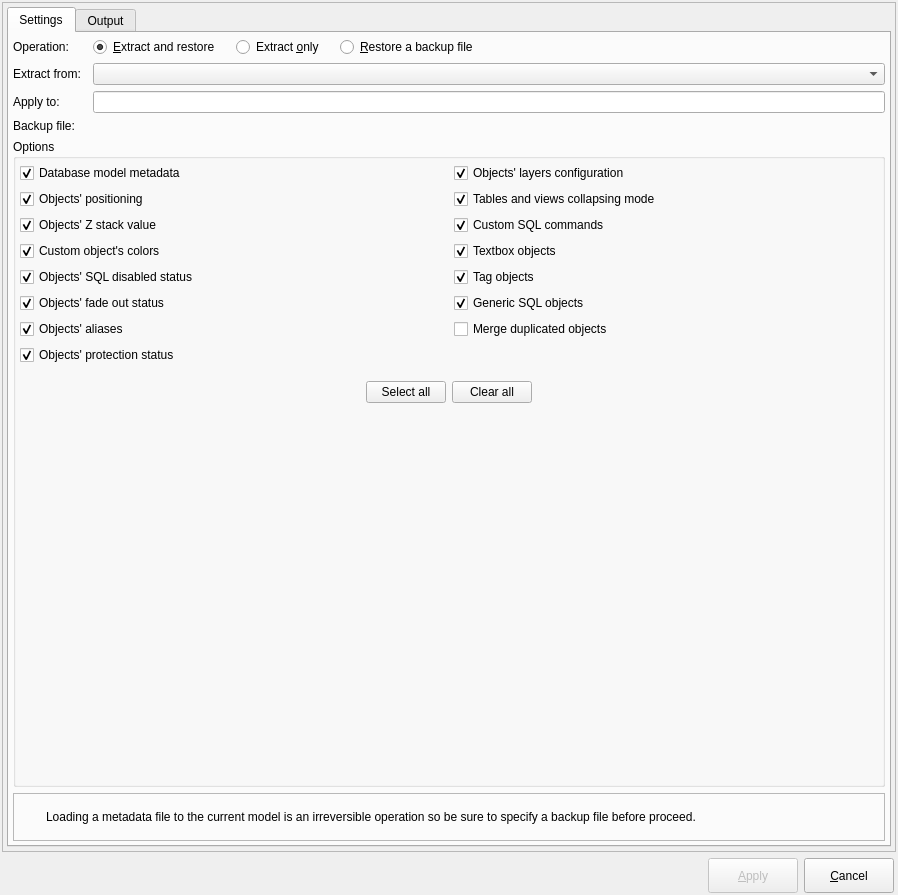
<?xml version="1.0" encoding="UTF-8"?>
<ui version="4.0">
 <class>MetadataHandlingForm</class>
 <widget class="QWidget" name="MetadataHandlingForm">
  <property name="geometry">
   <rect>
    <x>0</x>
    <y>0</y>
    <width>898</width>
    <height>895</height>
   </rect>
  </property>
  <property name="windowTitle">
   <string>Handle metadata</string>
  </property>
  <property name="windowIcon">
   <iconset resource="../res/resources.qrc">
    <normaloff>:/icons/icons/pgsqlModeler48x48.png</normaloff>:/icons/icons/pgsqlModeler48x48.png</iconset>
  </property>
  <layout class="QGridLayout" name="gridLayout_2">
   <property name="leftMargin">
    <number>2</number>
   </property>
   <property name="topMargin">
    <number>2</number>
   </property>
   <property name="rightMargin">
    <number>2</number>
   </property>
   <property name="bottomMargin">
    <number>2</number>
   </property>
   <item row="1" column="0">
    <widget class="QLabel" name="label">
     <property name="sizePolicy">
      <sizepolicy hsizetype="Preferred" vsizetype="Fixed">
       <horstretch>0</horstretch>
       <verstretch>0</verstretch>
      </sizepolicy>
     </property>
     <property name="text">
      <string/>
     </property>
     <property name="pixmap">
      <pixmap resource="../res/resources.qrc">:/images/images/pgmodeler_name.png</pixmap>
     </property>
    </widget>
   </item>
   <item row="1" column="1">
    <layout class="QHBoxLayout" name="horizontalLayout">
     <property name="sizeConstraint">
      <enum>QLayout::SetDefaultConstraint</enum>
     </property>
     <property name="rightMargin">
      <number>2</number>
     </property>
     <item>
      <spacer name="hspacer">
       <property name="orientation">
        <enum>Qt::Horizontal</enum>
       </property>
       <property name="sizeType">
        <enum>QSizePolicy::Expanding</enum>
       </property>
       <property name="sizeHint" stdset="0">
        <size>
         <width>200</width>
         <height>27</height>
        </size>
       </property>
      </spacer>
     </item>
     <item>
      <widget class="QPushButton" name="apply_btn">
       <property name="enabled">
        <bool>false</bool>
       </property>
       <property name="sizePolicy">
        <sizepolicy hsizetype="Preferred" vsizetype="Fixed">
         <horstretch>0</horstretch>
         <verstretch>0</verstretch>
        </sizepolicy>
       </property>
       <property name="minimumSize">
        <size>
         <width>90</width>
         <height>35</height>
        </size>
       </property>
       <property name="maximumSize">
        <size>
         <width>16777215</width>
         <height>16777215</height>
        </size>
       </property>
       <property name="text">
        <string>&amp;Apply</string>
       </property>
       <property name="icon">
        <iconset resource="../res/resources.qrc">
         <normaloff>:/icons/icons/confirm.png</normaloff>:/icons/icons/confirm.png</iconset>
       </property>
       <property name="iconSize">
        <size>
         <width>22</width>
         <height>22</height>
        </size>
       </property>
       <property name="default">
        <bool>true</bool>
       </property>
      </widget>
     </item>
     <item>
      <widget class="QPushButton" name="cancel_btn">
       <property name="sizePolicy">
        <sizepolicy hsizetype="Preferred" vsizetype="Fixed">
         <horstretch>0</horstretch>
         <verstretch>0</verstretch>
        </sizepolicy>
       </property>
       <property name="minimumSize">
        <size>
         <width>90</width>
         <height>35</height>
        </size>
       </property>
       <property name="maximumSize">
        <size>
         <width>16777215</width>
         <height>16777215</height>
        </size>
       </property>
       <property name="text">
        <string>&amp;Cancel</string>
       </property>
       <property name="icon">
        <iconset resource="../res/resources.qrc">
         <normaloff>:/icons/icons/close1.png</normaloff>:/icons/icons/close1.png</iconset>
       </property>
       <property name="iconSize">
        <size>
         <width>22</width>
         <height>22</height>
        </size>
       </property>
       <property name="flat">
        <bool>false</bool>
       </property>
      </widget>
     </item>
    </layout>
   </item>
   <item row="0" column="0" colspan="2">
    <widget class="QFrame" name="frame">
     <property name="frameShape">
      <enum>QFrame::StyledPanel</enum>
     </property>
     <property name="frameShadow">
      <enum>QFrame::Raised</enum>
     </property>
     <layout class="QGridLayout" name="gridLayout">
      <property name="leftMargin">
       <number>4</number>
      </property>
      <property name="topMargin">
       <number>4</number>
      </property>
      <property name="rightMargin">
       <number>4</number>
      </property>
      <property name="bottomMargin">
       <number>4</number>
      </property>
      <item row="0" column="0">
       <widget class="QTabWidget" name="settings_tbw">
        <property name="sizePolicy">
         <sizepolicy hsizetype="Expanding" vsizetype="Expanding">
          <horstretch>0</horstretch>
          <verstretch>0</verstretch>
         </sizepolicy>
        </property>
        <property name="currentIndex">
         <number>0</number>
        </property>
        <widget class="QWidget" name="tab">
         <attribute name="title">
          <string>Settings</string>
         </attribute>
         <layout class="QGridLayout" name="settings_grid">
          <property name="leftMargin">
           <number>4</number>
          </property>
          <property name="topMargin">
           <number>4</number>
          </property>
          <property name="rightMargin">
           <number>4</number>
          </property>
          <property name="bottomMargin">
           <number>4</number>
          </property>
          <item row="3" column="0">
           <widget class="QLabel" name="extract_from_lbl">
            <property name="text">
             <string>Extract from:</string>
            </property>
           </widget>
          </item>
          <item row="10" column="0" colspan="3">
           <widget class="QFrame" name="message_frm">
            <property name="sizePolicy">
             <sizepolicy hsizetype="Preferred" vsizetype="Fixed">
              <horstretch>0</horstretch>
              <verstretch>0</verstretch>
             </sizepolicy>
            </property>
            <property name="minimumSize">
             <size>
              <width>0</width>
              <height>48</height>
             </size>
            </property>
            <property name="frameShape">
             <enum>QFrame::StyledPanel</enum>
            </property>
            <property name="frameShadow">
             <enum>QFrame::Raised</enum>
            </property>
            <layout class="QGridLayout" name="gridLayout_5">
             <property name="leftMargin">
              <number>2</number>
             </property>
             <property name="topMargin">
              <number>2</number>
             </property>
             <property name="rightMargin">
              <number>2</number>
             </property>
             <property name="bottomMargin">
              <number>2</number>
             </property>
             <item row="0" column="0">
              <widget class="QLabel" name="label_4">
               <property name="minimumSize">
                <size>
                 <width>24</width>
                 <height>24</height>
                </size>
               </property>
               <property name="maximumSize">
                <size>
                 <width>24</width>
                 <height>24</height>
                </size>
               </property>
               <property name="text">
                <string/>
               </property>
               <property name="textFormat">
                <enum>Qt::AutoText</enum>
               </property>
               <property name="pixmap">
                <pixmap resource="../res/resources.qrc">:/icons/icons/alert.png</pixmap>
               </property>
               <property name="scaledContents">
                <bool>true</bool>
               </property>
              </widget>
             </item>
             <item row="0" column="1">
              <widget class="QLabel" name="message_lbl">
               <property name="sizePolicy">
                <sizepolicy hsizetype="Preferred" vsizetype="Expanding">
                 <horstretch>0</horstretch>
                 <verstretch>0</verstretch>
                </sizepolicy>
               </property>
               <property name="font">
                <font>
                 <weight>50</weight>
                 <italic>false</italic>
                 <bold>false</bold>
                 <underline>false</underline>
                 <strikeout>false</strikeout>
                 <kerning>true</kerning>
                </font>
               </property>
               <property name="text">
                <string>Loading a metadata file to the current model is an irreversible operation so be sure to specify a backup file before proceed.</string>
               </property>
               <property name="wordWrap">
                <bool>true</bool>
               </property>
              </widget>
             </item>
            </layout>
           </widget>
          </item>
          <item row="8" column="0" colspan="3">
           <widget class="QGroupBox" name="options_grp">
            <property name="sizePolicy">
             <sizepolicy hsizetype="Preferred" vsizetype="Expanding">
              <horstretch>0</horstretch>
              <verstretch>0</verstretch>
             </sizepolicy>
            </property>
            <property name="title">
             <string>Options</string>
            </property>
            <layout class="QGridLayout" name="gridLayout_4">
             <property name="leftMargin">
              <number>4</number>
             </property>
             <property name="topMargin">
              <number>4</number>
             </property>
             <property name="rightMargin">
              <number>4</number>
             </property>
             <property name="horizontalSpacing">
              <number>10</number>
             </property>
             <item row="7" column="0">
              <widget class="QCheckBox" name="objs_aliases_chk">
               <property name="sizePolicy">
                <sizepolicy hsizetype="Preferred" vsizetype="Fixed">
                 <horstretch>0</horstretch>
                 <verstretch>0</verstretch>
                </sizepolicy>
               </property>
               <property name="toolTip">
                <string>&lt;p&gt;Handles the objects' aliases  in the metadata file. Only for graphical objects and table's children objects.&lt;/p&gt;</string>
               </property>
               <property name="statusTip">
                <string/>
               </property>
               <property name="text">
                <string>Objects' aliases</string>
               </property>
               <property name="checked">
                <bool>true</bool>
               </property>
              </widget>
             </item>
             <item row="3" column="0">
              <widget class="QCheckBox" name="objs_z_stack_value_chk">
               <property name="sizePolicy">
                <sizepolicy hsizetype="Preferred" vsizetype="Fixed">
                 <horstretch>0</horstretch>
                 <verstretch>0</verstretch>
                </sizepolicy>
               </property>
               <property name="toolTip">
                <string>Handles the objects' z stack value in the metadata file.</string>
               </property>
               <property name="statusTip">
                <string/>
               </property>
               <property name="text">
                <string>Objects' Z stack value</string>
               </property>
               <property name="checked">
                <bool>true</bool>
               </property>
              </widget>
             </item>
             <item row="14" column="0" colspan="2">
              <widget class="QWidget" name="widget" native="true">
               <property name="minimumSize">
                <size>
                 <width>0</width>
                 <height>0</height>
                </size>
               </property>
               <layout class="QHBoxLayout" name="horizontalLayout_2">
                <property name="spacing">
                 <number>6</number>
                </property>
                <property name="leftMargin">
                 <number>0</number>
                </property>
                <property name="topMargin">
                 <number>10</number>
                </property>
                <property name="rightMargin">
                 <number>0</number>
                </property>
                <property name="bottomMargin">
                 <number>0</number>
                </property>
                <item>
                 <spacer name="horizontalSpacer_4">
                  <property name="orientation">
                   <enum>Qt::Horizontal</enum>
                  </property>
                  <property name="sizeHint" stdset="0">
                   <size>
                    <width>40</width>
                    <height>20</height>
                   </size>
                  </property>
                 </spacer>
                </item>
                <item>
                 <widget class="QPushButton" name="select_all_btn">
                  <property name="sizePolicy">
                   <sizepolicy hsizetype="Preferred" vsizetype="Fixed">
                    <horstretch>0</horstretch>
                    <verstretch>0</verstretch>
                   </sizepolicy>
                  </property>
                  <property name="text">
                   <string>Select all</string>
                  </property>
                 </widget>
                </item>
                <item>
                 <widget class="QPushButton" name="clear_all_btn">
                  <property name="sizePolicy">
                   <sizepolicy hsizetype="Preferred" vsizetype="Fixed">
                    <horstretch>0</horstretch>
                    <verstretch>0</verstretch>
                   </sizepolicy>
                  </property>
                  <property name="text">
                   <string>Clear all</string>
                  </property>
                 </widget>
                </item>
                <item>
                 <spacer name="horizontalSpacer_5">
                  <property name="orientation">
                   <enum>Qt::Horizontal</enum>
                  </property>
                  <property name="sizeHint" stdset="0">
                   <size>
                    <width>40</width>
                    <height>20</height>
                   </size>
                  </property>
                 </spacer>
                </item>
               </layout>
              </widget>
             </item>
             <item row="0" column="0">
              <widget class="QCheckBox" name="db_metadata_chk">
               <property name="sizePolicy">
                <sizepolicy hsizetype="Preferred" vsizetype="Fixed">
                 <horstretch>0</horstretch>
                 <verstretch>0</verstretch>
                </sizepolicy>
               </property>
               <property name="toolTip">
                <string>&lt;p&gt;Handles the following database model attributes in the metadata file: author, zoom factor, last position and default objects.&lt;/p&gt;</string>
               </property>
               <property name="statusTip">
                <string/>
               </property>
               <property name="text">
                <string>Database model metadata</string>
               </property>
               <property name="checked">
                <bool>true</bool>
               </property>
              </widget>
             </item>
             <item row="5" column="0">
              <widget class="QCheckBox" name="objs_sql_disabled_chk">
               <property name="sizePolicy">
                <sizepolicy hsizetype="Preferred" vsizetype="Fixed">
                 <horstretch>0</horstretch>
                 <verstretch>0</verstretch>
                </sizepolicy>
               </property>
               <property name="toolTip">
                <string>Handles the objects' SQL disabled status in the metadata file.</string>
               </property>
               <property name="statusTip">
                <string/>
               </property>
               <property name="text">
                <string>Objects' SQL disabled status</string>
               </property>
               <property name="checked">
                <bool>true</bool>
               </property>
              </widget>
             </item>
             <item row="1" column="1">
              <widget class="QCheckBox" name="objs_collapse_mode_chk">
               <property name="sizePolicy">
                <sizepolicy hsizetype="Preferred" vsizetype="Fixed">
                 <horstretch>0</horstretch>
                 <verstretch>0</verstretch>
                </sizepolicy>
               </property>
               <property name="toolTip">
                <string>Handles the tables' and views' collapsing mode in the metadata file.</string>
               </property>
               <property name="statusTip">
                <string/>
               </property>
               <property name="text">
                <string>Tables and views collapsing mode</string>
               </property>
               <property name="checked">
                <bool>true</bool>
               </property>
              </widget>
             </item>
             <item row="6" column="0">
              <widget class="QCheckBox" name="objs_fadedout_chk">
               <property name="sizePolicy">
                <sizepolicy hsizetype="Preferred" vsizetype="Fixed">
                 <horstretch>0</horstretch>
                 <verstretch>0</verstretch>
                </sizepolicy>
               </property>
               <property name="toolTip">
                <string>Handles the objects' fade out status in the metadata file.</string>
               </property>
               <property name="statusTip">
                <string/>
               </property>
               <property name="text">
                <string>Objects' fade out status</string>
               </property>
               <property name="checked">
                <bool>true</bool>
               </property>
              </widget>
             </item>
             <item row="4" column="0">
              <widget class="QCheckBox" name="custom_colors_chk">
               <property name="sizePolicy">
                <sizepolicy hsizetype="Preferred" vsizetype="Fixed">
                 <horstretch>0</horstretch>
                 <verstretch>0</verstretch>
                </sizepolicy>
               </property>
               <property name="toolTip">
                <string>&lt;p&gt;Handles the objects' custom colors in the metadata file. Currently available only for relationships and schemas.&lt;/p&gt;</string>
               </property>
               <property name="statusTip">
                <string/>
               </property>
               <property name="text">
                <string>Custom object's colors</string>
               </property>
               <property name="checked">
                <bool>true</bool>
               </property>
              </widget>
             </item>
             <item row="15" column="0" colspan="2">
              <spacer name="verticalSpacer">
               <property name="orientation">
                <enum>Qt::Vertical</enum>
               </property>
               <property name="sizeHint" stdset="0">
                <size>
                 <width>20</width>
                 <height>40</height>
                </size>
               </property>
              </spacer>
             </item>
             <item row="1" column="0">
              <widget class="QCheckBox" name="objs_positioning_chk">
               <property name="sizePolicy">
                <sizepolicy hsizetype="Preferred" vsizetype="Fixed">
                 <horstretch>0</horstretch>
                 <verstretch>0</verstretch>
                </sizepolicy>
               </property>
               <property name="toolTip">
                <string>Handles the objects' positioning in the metadata file.</string>
               </property>
               <property name="statusTip">
                <string/>
               </property>
               <property name="text">
                <string>Objects' positioning</string>
               </property>
               <property name="checked">
                <bool>true</bool>
               </property>
              </widget>
             </item>
             <item row="8" column="0">
              <widget class="QCheckBox" name="objs_protection_chk">
               <property name="sizePolicy">
                <sizepolicy hsizetype="Preferred" vsizetype="Fixed">
                 <horstretch>0</horstretch>
                 <verstretch>0</verstretch>
                </sizepolicy>
               </property>
               <property name="toolTip">
                <string>Handles the objects' protection status in the metadata file.</string>
               </property>
               <property name="statusTip">
                <string/>
               </property>
               <property name="text">
                <string>Objects' protection status</string>
               </property>
               <property name="checked">
                <bool>true</bool>
               </property>
              </widget>
             </item>
             <item row="0" column="1">
              <widget class="QCheckBox" name="objs_layers_config_chk">
               <property name="toolTip">
                <string>Handles the objects' layers attributes in the metadata file.</string>
               </property>
               <property name="text">
                <string>Objects' layers configuration</string>
               </property>
               <property name="checked">
                <bool>true</bool>
               </property>
              </widget>
             </item>
             <item row="3" column="1">
              <widget class="QCheckBox" name="custom_sql_chk">
               <property name="sizePolicy">
                <sizepolicy hsizetype="Preferred" vsizetype="Fixed">
                 <horstretch>0</horstretch>
                 <verstretch>0</verstretch>
                </sizepolicy>
               </property>
               <property name="toolTip">
                <string>Handles the objects' custom SQL commands in the metadata file.</string>
               </property>
               <property name="statusTip">
                <string/>
               </property>
               <property name="text">
                <string>Custom SQL commands</string>
               </property>
               <property name="checked">
                <bool>true</bool>
               </property>
              </widget>
             </item>
             <item row="4" column="1">
              <widget class="QCheckBox" name="textbox_objs_chk">
               <property name="sizePolicy">
                <sizepolicy hsizetype="Preferred" vsizetype="Fixed">
                 <horstretch>0</horstretch>
                 <verstretch>0</verstretch>
                </sizepolicy>
               </property>
               <property name="toolTip">
                <string>&lt;p&gt;Save textboxes to the output file when extracting metadata. When loading the file, the textboxes are recreated and duplicated ones are ignored.&lt;/p&gt;</string>
               </property>
               <property name="statusTip">
                <string/>
               </property>
               <property name="text">
                <string>Textbox objects</string>
               </property>
               <property name="checked">
                <bool>true</bool>
               </property>
              </widget>
             </item>
             <item row="5" column="1">
              <widget class="QCheckBox" name="tag_objs_chk">
               <property name="sizePolicy">
                <sizepolicy hsizetype="Preferred" vsizetype="Fixed">
                 <horstretch>0</horstretch>
                 <verstretch>0</verstretch>
                </sizepolicy>
               </property>
               <property name="toolTip">
                <string>&lt;p&gt;Save tags to the output file when extracting metadata. When loading the file, the tags are recreated and duplicated ones are ignored.&lt;/p&gt;</string>
               </property>
               <property name="statusTip">
                <string/>
               </property>
               <property name="text">
                <string>Tag objects</string>
               </property>
               <property name="checked">
                <bool>true</bool>
               </property>
              </widget>
             </item>
             <item row="6" column="1">
              <widget class="QCheckBox" name="generic_sql_objs_chk">
               <property name="sizePolicy">
                <sizepolicy hsizetype="Preferred" vsizetype="Fixed">
                 <horstretch>0</horstretch>
                 <verstretch>0</verstretch>
                </sizepolicy>
               </property>
               <property name="toolTip">
                <string>&lt;p&gt;Save generic SQL objects to the output file when extracting metadata. When loading the file, the objects are recreated and duplicated ones are ignored.&lt;/p&gt;</string>
               </property>
               <property name="statusTip">
                <string/>
               </property>
               <property name="text">
                <string>Generic SQL objects</string>
               </property>
               <property name="checked">
                <bool>true</bool>
               </property>
              </widget>
             </item>
             <item row="7" column="1">
              <widget class="QCheckBox" name="merge_dup_objs_chk">
               <property name="toolTip">
                <string>&lt;p&gt;Textboxes, tags, and generic SQL objects from the metadata file will be merged into the ones that already exist in the database model.&lt;/p&gt;</string>
               </property>
               <property name="text">
                <string>Merge duplicated objects</string>
               </property>
              </widget>
             </item>
            </layout>
           </widget>
          </item>
          <item row="6" column="0">
           <widget class="QLabel" name="label_2">
            <property name="text">
             <string>Backup file:</string>
            </property>
           </widget>
          </item>
          <item row="3" column="2">
           <widget class="QComboBox" name="extract_from_cmb"/>
          </item>
          <item row="0" column="0">
           <widget class="QLabel" name="label_3">
            <property name="text">
             <string>Operation:</string>
            </property>
           </widget>
          </item>
          <item row="0" column="2">
           <layout class="QHBoxLayout" name="horizontalLayout_4">
            <item>
             <widget class="QRadioButton" name="extract_restore_rb">
              <property name="sizePolicy">
               <sizepolicy hsizetype="Preferred" vsizetype="Fixed">
                <horstretch>0</horstretch>
                <verstretch>0</verstretch>
               </sizepolicy>
              </property>
              <property name="toolTip">
               <string>&lt;p&gt;Extracts the objects' metadata from the loaded models and apply to the current focused model. A backup file can be specified to where the focused model's current metadata will be saved.&lt;/p&gt;</string>
              </property>
              <property name="statusTip">
               <string/>
              </property>
              <property name="text">
               <string>&amp;Extract and restore</string>
              </property>
              <property name="checked">
               <bool>true</bool>
              </property>
             </widget>
            </item>
            <item>
             <spacer name="horizontalSpacer_2">
              <property name="orientation">
               <enum>Qt::Horizontal</enum>
              </property>
              <property name="sizeType">
               <enum>QSizePolicy::Fixed</enum>
              </property>
              <property name="sizeHint" stdset="0">
               <size>
                <width>10</width>
                <height>20</height>
               </size>
              </property>
             </spacer>
            </item>
            <item>
             <widget class="QRadioButton" name="extract_only_rb">
              <property name="sizePolicy">
               <sizepolicy hsizetype="Preferred" vsizetype="Fixed">
                <horstretch>0</horstretch>
                <verstretch>0</verstretch>
               </sizepolicy>
              </property>
              <property name="toolTip">
               <string>&lt;p&gt;Extracts the objects metadata from one of the loaded models saving the info to a backup file.&lt;/p&gt;</string>
              </property>
              <property name="statusTip">
               <string/>
              </property>
              <property name="text">
               <string>Extract &amp;only</string>
              </property>
              <property name="checked">
               <bool>false</bool>
              </property>
             </widget>
            </item>
            <item>
             <spacer name="horizontalSpacer_3">
              <property name="orientation">
               <enum>Qt::Horizontal</enum>
              </property>
              <property name="sizeType">
               <enum>QSizePolicy::Fixed</enum>
              </property>
              <property name="sizeHint" stdset="0">
               <size>
                <width>10</width>
                <height>20</height>
               </size>
              </property>
             </spacer>
            </item>
            <item>
             <widget class="QRadioButton" name="restore_rb">
              <property name="sizePolicy">
               <sizepolicy hsizetype="Preferred" vsizetype="Fixed">
                <horstretch>0</horstretch>
                <verstretch>0</verstretch>
               </sizepolicy>
              </property>
              <property name="toolTip">
               <string>&lt;p&gt;Reads the objects' metadata from a previously saved backup file and apply to the current model.&lt;/p&gt;</string>
              </property>
              <property name="statusTip">
               <string/>
              </property>
              <property name="text">
               <string>&amp;Restore a backup file</string>
              </property>
             </widget>
            </item>
            <item>
             <spacer name="horizontalSpacer">
              <property name="orientation">
               <enum>Qt::Horizontal</enum>
              </property>
              <property name="sizeHint" stdset="0">
               <size>
                <width>40</width>
                <height>20</height>
               </size>
              </property>
             </spacer>
            </item>
           </layout>
          </item>
          <item row="4" column="0">
           <widget class="QLabel" name="apply_to_lbl">
            <property name="text">
             <string>Apply to:</string>
            </property>
           </widget>
          </item>
          <item row="4" column="2">
           <widget class="QLineEdit" name="apply_to_edt">
            <property name="readOnly">
             <bool>true</bool>
            </property>
            <property name="clearButtonEnabled">
             <bool>false</bool>
            </property>
           </widget>
          </item>
         </layout>
        </widget>
        <widget class="QWidget" name="tab_2">
         <attribute name="title">
          <string>Output</string>
         </attribute>
         <layout class="QGridLayout" name="gridLayout_15">
          <property name="leftMargin">
           <number>4</number>
          </property>
          <property name="topMargin">
           <number>4</number>
          </property>
          <property name="rightMargin">
           <number>4</number>
          </property>
          <property name="bottomMargin">
           <number>4</number>
          </property>
          <item row="1" column="0">
           <widget class="QWidget" name="progress_wgt" native="true">
            <property name="sizePolicy">
             <sizepolicy hsizetype="Preferred" vsizetype="Preferred">
              <horstretch>0</horstretch>
              <verstretch>0</verstretch>
             </sizepolicy>
            </property>
            <property name="maximumSize">
             <size>
              <width>16777215</width>
              <height>65</height>
             </size>
            </property>
            <layout class="QGridLayout" name="gridLayout_12">
             <property name="leftMargin">
              <number>0</number>
             </property>
             <property name="topMargin">
              <number>0</number>
             </property>
             <property name="rightMargin">
              <number>0</number>
             </property>
             <property name="bottomMargin">
              <number>0</number>
             </property>
             <property name="verticalSpacing">
              <number>6</number>
             </property>
             <item row="1" column="0">
              <widget class="QLabel" name="ico_lbl">
               <property name="sizePolicy">
                <sizepolicy hsizetype="Fixed" vsizetype="Fixed">
                 <horstretch>0</horstretch>
                 <verstretch>0</verstretch>
                </sizepolicy>
               </property>
               <property name="minimumSize">
                <size>
                 <width>20</width>
                 <height>20</height>
                </size>
               </property>
               <property name="maximumSize">
                <size>
                 <width>20</width>
                 <height>20</height>
                </size>
               </property>
               <property name="text">
                <string/>
               </property>
               <property name="scaledContents">
                <bool>true</bool>
               </property>
              </widget>
             </item>
             <item row="1" column="1">
              <widget class="QProgressBar" name="progress_pb">
               <property name="value">
                <number>0</number>
               </property>
              </widget>
             </item>
             <item row="0" column="0" colspan="3">
              <widget class="QLabel" name="progress_lbl">
               <property name="sizePolicy">
                <sizepolicy hsizetype="Preferred" vsizetype="Fixed">
                 <horstretch>0</horstretch>
                 <verstretch>0</verstretch>
                </sizepolicy>
               </property>
               <property name="text">
                <string>Progress label...</string>
               </property>
              </widget>
             </item>
            </layout>
           </widget>
          </item>
          <item row="0" column="0">
           <widget class="QTreeWidget" name="output_trw">
            <property name="sizePolicy">
             <sizepolicy hsizetype="Expanding" vsizetype="Expanding">
              <horstretch>0</horstretch>
              <verstretch>0</verstretch>
             </sizepolicy>
            </property>
            <property name="horizontalScrollBarPolicy">
             <enum>Qt::ScrollBarAsNeeded</enum>
            </property>
            <property name="sizeAdjustPolicy">
             <enum>QAbstractScrollArea::AdjustToContents</enum>
            </property>
            <property name="editTriggers">
             <set>QAbstractItemView::DoubleClicked|QAbstractItemView::EditKeyPressed</set>
            </property>
            <property name="alternatingRowColors">
             <bool>true</bool>
            </property>
            <property name="selectionMode">
             <enum>QAbstractItemView::SingleSelection</enum>
            </property>
            <property name="iconSize">
             <size>
              <width>20</width>
              <height>20</height>
             </size>
            </property>
            <property name="indentation">
             <number>20</number>
            </property>
            <property name="uniformRowHeights">
             <bool>true</bool>
            </property>
            <property name="wordWrap">
             <bool>false</bool>
            </property>
            <column>
             <property name="text">
              <string/>
             </property>
            </column>
           </widget>
          </item>
         </layout>
        </widget>
       </widget>
      </item>
     </layout>
    </widget>
   </item>
  </layout>
 </widget>
 <resources>
  <include location="../res/resources.qrc"/>
 </resources>
 <connections/>
</ui>
